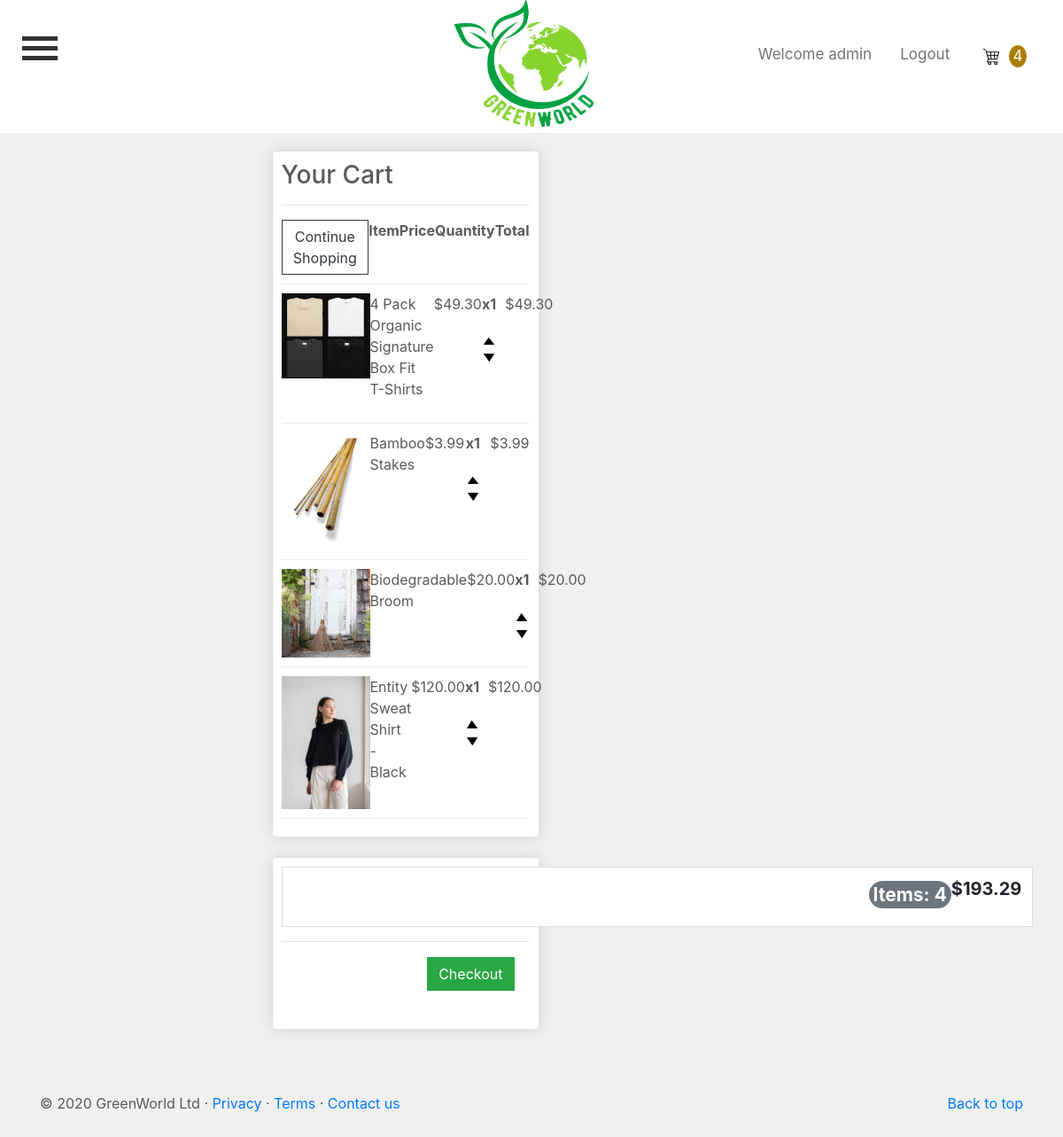
The page /cart/ (signed in) on the database as committed earlier.
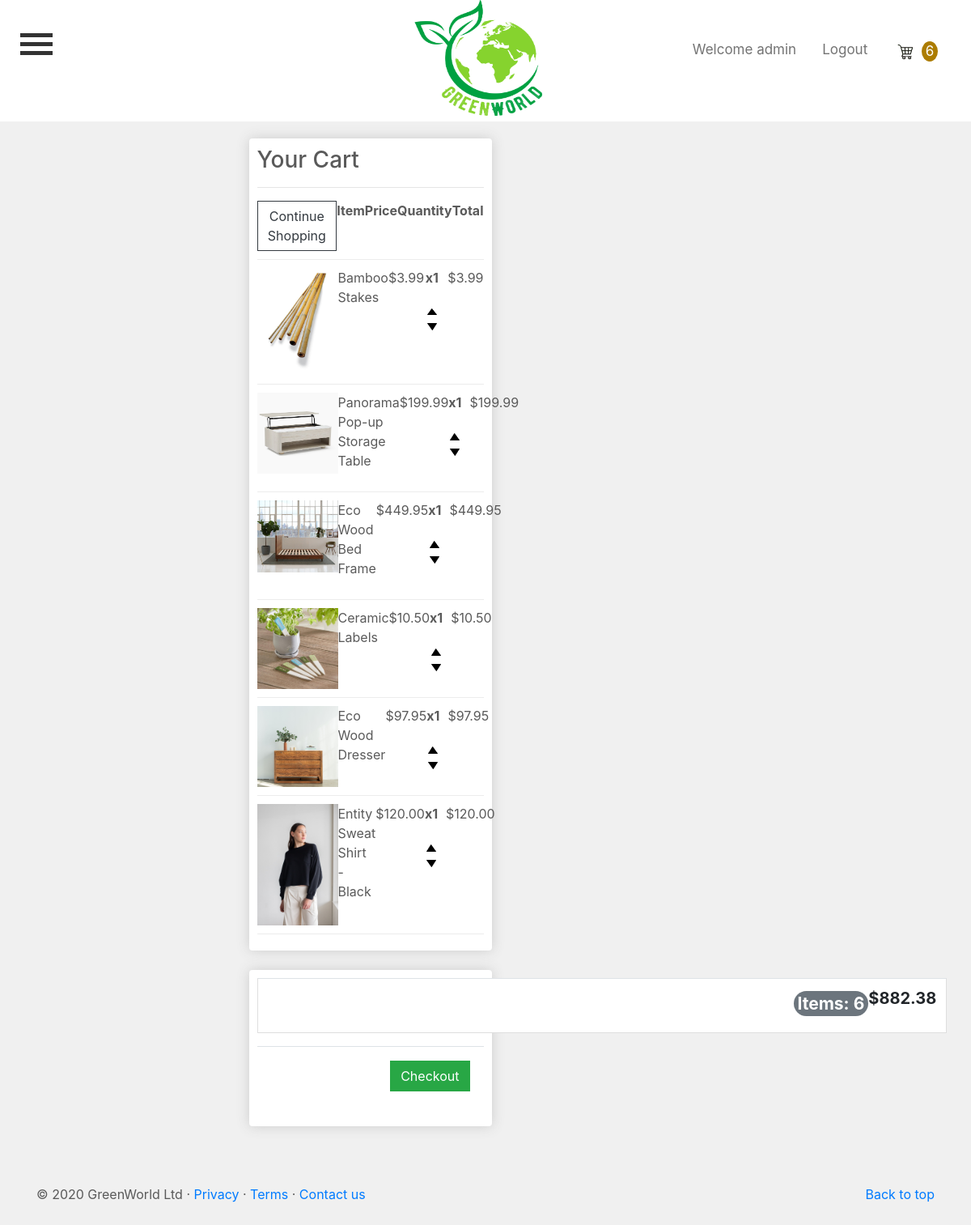
The same page on the database as committed later.
### IT6041App/models.py (models this page shows, shortened)
class OrderItem(models.Model):
    product = models.ForeignKey(Products, on_delete=models.SET_NULL, null=True)
    order = models.ForeignKey(Order, on_delete=models.SET_NULL, null=True)
    quantity = models.IntegerField(default=0, null=True, blank=True)
    date_added = models.DateTimeField(auto_now_add=True)
    @property
    def get_total(self):
        total = float(self.product.price) * float(self.quantity)
        return total

class Products(models.Model):
    product_name = models.CharField(max_length=200)
    category = models.CharField(max_length=200, default='')
    description = models.CharField(max_length=200)
    price = models.DecimalField(max_digits=6, decimal_places=2)
    image = models.ImageField(null=True, blank=True)
    sku = models.CharField(max_length=20)
    stock_level = models.IntegerField()
    no_of_sales = models.IntegerField(default='0', null=True, blank=True)
    popular = models.BooleanField(default=False, null=True, blank=True)
    digital = models.BooleanField(default=False, null=True, blank=True)
    carousel_listing = models.BooleanField(default=False, null=True, blank=True)
    class Meta:
        verbose_name_plural = 'Products'
        ordering = ('product_name',)
    @property
    def imageURL(self):
        try:
            url = self.image.url
        except:
            url = ''
        return url

class Order(models.Model):
    customer = models.ForeignKey(Customer, on_delete=models.SET_NULL, null=True, blank=True)
    date_ordered = models.DateTimeField(auto_now_add=True)
    complete = models.BooleanField(default=False)
    transaction_id = models.CharField(max_length=100, null=True)
    coupon = models.ForeignKey('Coupon', on_delete=models.SET_NULL, blank=True, null=True)
    @property
    def get_cart_total(self):
        orderitems = self.orderitem_set.all()
        total = sum([item.get_total for item in orderitems])
        return total
    @property
    def get_cart_items(self):
        orderitems = self.orderitem_set.all()
        total = sum([item.quantity for item in orderitems])
        return total

### IT6041App/views.py (the view)
# urls.py: path('cart/', views.cart, name='cart'),
def cart(request, user=None):
    data = cartData(request)
    cartItems = data['cartItems']
    order = data['order']
    items = data['items']
    context = {'items': items,
               'order': order,
               'cartItems': cartItems,
               }
    return render(request, 'IT6041App/cart.html', context)

### IT6041App/utils.py (called while the page is built)
def cartData(request):
    if request.user.is_authenticated:
        customer = request.user.customer
        order, created = Order.objects.get_or_create(customer=customer, complete=False)
        items = order.orderitem_set.all()
        cartItems = order.get_cart_items
    else:
        cookieData = cookieCart(request)
        cartItems = cookieData['cartItems']
        order = cookieData['order']
        items = cookieData['items']
    return {'cartItems': cartItems, 'order': order, 'items': items}

### IT6041App/templates/IT6041App/cart.html (shortened to what this page needs)
{% extends "IT6041App/base.html" %}
{% load static %}
{% block content %}
    <br><br><br>
	<div class="row justify-content-md-center">
		<div class="col-lg-6">
			<br>
            <div class="box-element">
				<h3>Your Cart</h3>
				<hr>
				<div class="cart-row">
					<a class="btn btn-outline-dark" href="{% url 'index' %}">Continue Shopping</a>
					<div style="flex:1" align="left"><strong>Item</strong></div>
					<div style="flex:1" align="center"><strong>Price</strong></div>
					<div style="flex:1" align="center"><strong>Quantity</strong></div>
					<div style="flex:1" align="center"><strong>Total</strong></div>
				</div>
				{% for item in items %}
					<div class="cart-row">
						<div style="flex:2"><img class="row-image" src="{{ item.product.imageURL }}"></div>
						<div style="flex:1" align="left"><p>{{ item.product.product_name }}</p></div>
						<div style="flex:1" align="center"><p>${{ item.product.price|floatformat:2 }}</p></div>
							<div style="flex:1" align="center">
								<p class="quantity">x{{ item.quantity }}</p>
								<div class="quantity">
									<img data-product="{{ item.product.id }}" data-action="add" class="chg-quantity
									update-cart" src="{% static  'media/arrow-up.png' %}">
									<img data-product="{{ item.product.id }}" data-action="remove" class="chg-quantity
									update-cart" src="{% static  'media/arrow-down.png' %}">
								</div>
							</div>
						<div style="flex:1" align="center"><p>${{ item.get_total|floatformat:2 }}</p></div>
					</div>
				{% endfor %}
				</div>
				<br>
				<div class="box-element">
					<table class="table">
						<tr>
							<td class="list-group-item d-flex justify-content-between">
								<h3><span class="badge badge-secondary badge-pill" style="margin-left: 650px; padding: 5px;">Items: {{ order.get_cart_items}}</span></h3>
								<h5><strong>${{ order.get_cart_total|floatformat:2 }}</strong></h5>
							</td>
						</tr>
						<table class="table">
							<tr>
								<th></th>
								<th>
									<a  style="float:right; margin:5px;" class="btn btn-success"
										href="{% url 'checkout' %}">Checkout</a>
								</th>
							</tr>
						</table>
					</table>
				</div>
			</div>
		</div>
    <br><br><br>
{% endblock content%}

### IT6041App/templates/IT6041App/base.html (shortened to what this page needs)
{% load static %}
<!doctype html>
<html lang="en">
  <head>
    <link rel="stylesheet" href="https://cdn.jsdelivr.net/npm/bootstrap@4.5.3/dist/css/bootstrap.min.css"
>
    <link rel="stylesheet" href="https://cdnjs.cloudflare.com/ajax/libs/font-awesome/4.7.0/css/font-awesome.min.css">
    <link rel="stylesheet" type="text/css" href="{% static 'IT6041App/main.css' %}">
  </head>
      <body>
        <header>
            <div class="fixed-top">
                <div class="topnav">
                  <div class="topnav-left">
                    <button class="burger-button nav-item nav-link" data-toggle="collapse" data-target="#menu-content" onclick="menuClick(this)" title="Menu">
                      <div class="bar1" ></div>
                      <div class="bar2"></div>
                      <div class="bar3"></div>
                    </button>
                  </div>
                  <div class="topnav-centered">
                      <a href="{% url 'index' %}" class="active" title="Home page">
                        <img src="/media/GreenWorldLogo.png" alt="GreenWorld Logo"  style="width: 175px; height:150px;">
                      </a>
                  </div>
                  {% if user.is_authenticated %}
                     <div class="topnav-right">
                         <a class="nav-item-username nav-link" href="#">Welcome {{ user.username }}</a>
                         <a class="nav-item-logout nav-link" href="{% url 'logout' %}">Logout</a>
                         <a class="nav-item-cart nav-link" href="{% url 'cart' %}">
                         <img id="cart-icon" src="{% static 'media/cart_white.jpg' %}">
                          <p id="cart-total">{{ cartItems }}</p>
                         </a>
                  {% endif%}
                </div>
            </div>
        </header>
      </body>
            {% block content %}{% endblock content %}
      <footer class="container">
        <p class="float-right"><a href="#">Back to top</a></p>
        <p>&copy; 2020 GreenWorld Ltd &middot; <a href="{% url 'privacy' %}">Privacy</a> &middot; <a href="{% url 'terms' %}">Terms</a>
        &middot; <a href="{% url 'contact' %}">Contact us</a></p>
      </footer>
</html>

### IT6041App/static/IT6041App/main.css (style rules this page uses)
@media screen and (max-width: 1200px) { .card, .thumbnail, .box-element { width: 300px; } }
body { padding-top: 65px; padding-bottom: 3rem; color: #5a5a5a; background-color: #f0f0f0; }
.topnav { position: relative; overflow: hidden; background-color: white; height: 150px; }
.topnav a { float: left; color: #737373; text-align: center; padding: 14px 16px; text-decoration: none; font-size: 17px; }
.topnav a.active { background-color: white; color: #737373; }
.topnav-centered a { float: none; position: absolute; top: 50%; left: 50%; transform: translate(-50%, -50%); }
.topnav-right { float: right; padding-top: 35px; }
.container { text-align: left; }
.box-element { box-shadow: hsl(0, 0%, 80%) 0 0 16px; background-color: #fff; border-radius: 4px; padding: 10px; }
.col-lg-3, .col-lg-4, .col-lg-6, .col-lg-8, .col-lg-12 { margin-top: 10px; }
.btn { border-radius: 0; }
.row-image { width: 100px; }
.cart-row { display: flex; align-items: flex-stretch; padding-bottom: 10px; margin-bottom: 10px; border-bottom: 1px solid #ececec; }
.quantity { display: inline-block; font-weight: 700; padding-right:10px; }
.chg-quantity { width: 12px; cursor: pointer; display: block; margin-top: 10px; transition:.1s; }
#cart-icon { width: 30px; height: 30px; display: inline-block; }
#cart-total { display: inline-block; text-align: center; color: #fff; background-color: #ac7c00; width: 20px; height: 25px; border-radius: 75%; font-size: 17px; margin-right: 25px; }

### IT6041App/templates/IT6041App/base.html (style rules this page uses)
.burger-button { width:35px; display: inline-block; cursor: pointer; float: left; border: none; background-color: white; -moz-user-focus: none; padding-top: 35px; padding-left: 25px; }
.bar1, .bar2, .bar3 { width: 40px; height: 5px; background-color: #333; margin: 6px 0; transition: 0.4s; }

Rows that differ between the two databases and show on the page:
removed OrderItem: product.imageURL (picture), product.product_name "4 Pack Organic Signature Box Fit T-Shirts", product.price "49.30", quantity "1", get_total "49.30"
removed OrderItem: product.imageURL (picture), product.product_name "Biodegradable Broom", product.price "20.00", quantity "1", get_total "20.00"
added OrderItem: product.imageURL (picture), product.product_name "Panorama Pop-up Storage Table", product.price "199.99", quantity "1", get_total "199.99"
added OrderItem: product.imageURL (picture), product.product_name "Eco Wood Bed Frame", product.price "449.95", quantity "1", get_total "449.95"
added OrderItem: product.imageURL (picture), product.product_name "Ceramic Labels", product.price "10.50", quantity "1", get_total "10.50"
added OrderItem: product.imageURL (picture), product.product_name "Eco Wood Dresser", product.price "97.95", quantity "1", get_total "97.95"
computed for Order: get_cart_items "4" → "6"; get_cart_total "193.29" → "882.38"
Other text that changed with them:
{{ cartItems }}: "4" → "6"
